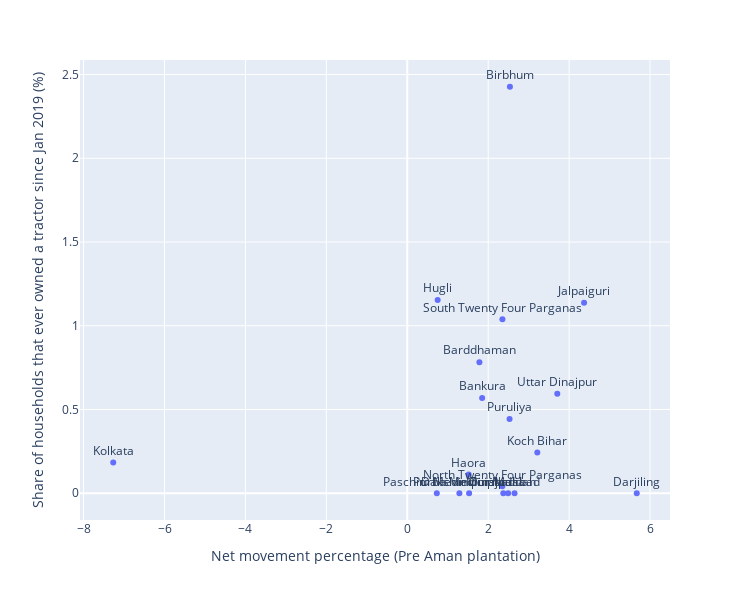

Notebook source saved alongside this figure:
### Markdown cell above
### Pre-plantation (Aman)

### Code cell
fig = px.scatter(pre_post, x='net_mvmt_pct_pre', y='tractors_1', labels={
    'tractors_1': 'Share of households that ever owned a tractor since Jan 2019 (%)',
    'net_mvmt_pct_pre': 'Net movement percentage (Pre Aman plantation)',
},
                 text='adm2_name'
                )

fig.update_traces(textposition='top center')

fig.update_layout(
    height=600,
    width=750,
    title_text=''
)

fig.show()

# fig.write_image("Charts/aman_pre_plantation_tractor.png", scale=15)

### Figure 1 — Plotly figure (JSON) as saved in the notebook; plotly's stock layout.template omitted (floating-point values rounded to 4 significant figures)
{"data": [{"hovertemplate": "Net movement percentage (Pre Aman plantation)=%{x}<br>Share of households that ever owned a tractor since Jan 2019 (%)=%{y}<br>adm2_name=%{text}<extra></extra>", "legendgroup": "", "marker": {"color": "#636efa", "symbol": "circle"}, "mode": "markers+text", "name": "", "orientation": "v", "showlegend": false, "text": ["Bankura", "Barddhaman", "Birbhum", "Dakshin Dinajpur", "Darjiling", "Haora", "Hugli", "Jalpaiguri", "Koch Bihar", "Kolkata", "Maldah", "Murshidabad", "Nadia", "North Twenty Four Parganas", "Paschim Medinipur", "Purba Medinipur", "Puruliya", "South Twenty Four Parganas", "Uttar Dinajpur"], "textposition": "top center", "type": "scatter", "x": [1.851, 1.783, 2.537, 1.528, 5.672, 1.518, 0.7512, 4.37, 3.214, -7.267, 2.652, 2.373, 2.493, 2.349, 0.7302, 1.289, 2.528, 2.352, 3.708], "xaxis": "x", "y": [0.5682, 0.7825, 2.427, 0, 0, 0.1122, 1.153, 1.137, 0.2427, 0.1832, 0, 0, 0, 0.04116, 0, 0, 0.4436, 1.038, 0.5948], "yaxis": "y"}], "layout": {"height": 600, "legend": {"tracegroupgap": 0}, "margin": {"t": 60}, "title": {"text": ""}, "width": 750, "xaxis": {"anchor": "y", "domain": [0, 1], "title": {"text": "Net movement percentage (Pre Aman plantation)"}}, "yaxis": {"anchor": "x", "domain": [0, 1], "title": {"text": "Share of households that ever owned a tractor since Jan 2019 (%)"}}}}
